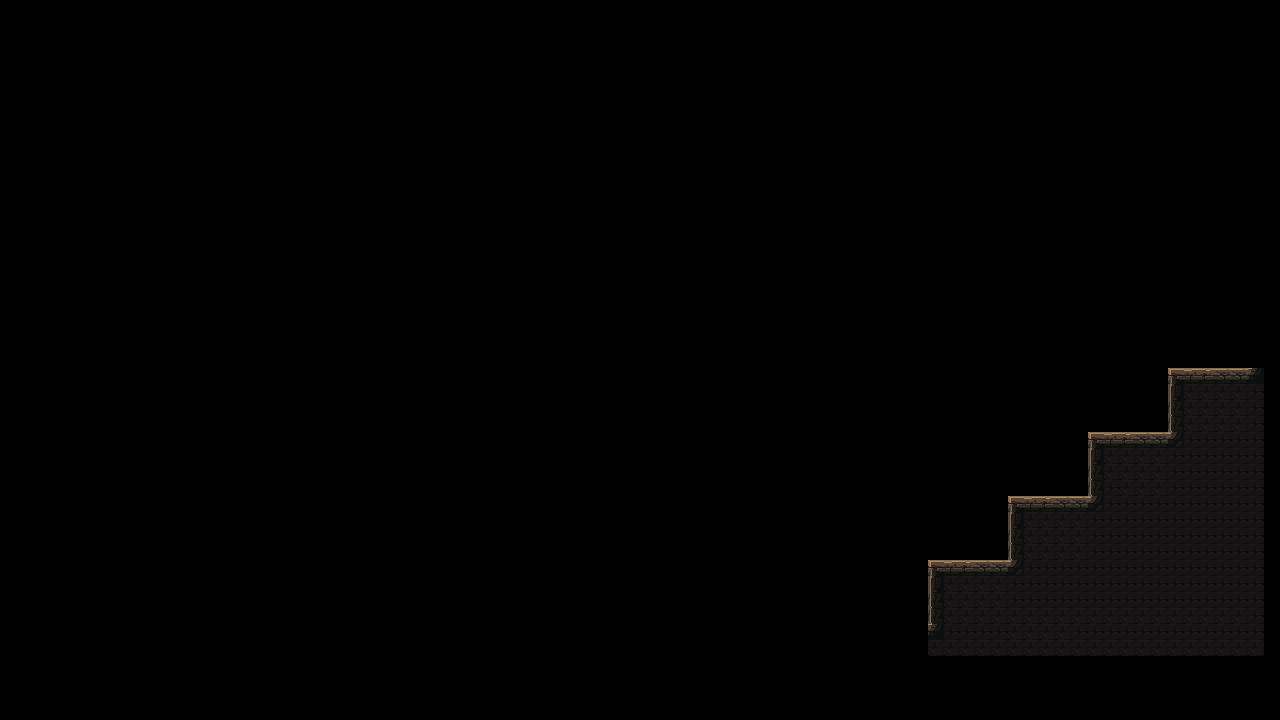

This is a level from a 2D game, rendered from its Tiled map with the project's own tilesets. A one-line summary and the map file follow, with tile-layer data summarised:
An orthogonal 80x45 tile map with 16x16 px tiles, 1 tile layer (platform).

<map version="1.4" tiledversion="1.4.3" orientation="orthogonal" renderorder="right-down" width="80" height="45" tilewidth="16" tileheight="16" infinite="0" nextlayerid="2" nextobjectid="1">
 <tileset firstgid="1" name="mainlevbuild_A" tilewidth="16" tileheight="16" tilecount="4096" columns="64">
  <image source="mainlevbuild_A.png" width="1024" height="1024" />
 </tileset>
 <layer id="1" name="platform" width="80" height="45">
  <data>[3600 cells, 258 non-empty, 10 distinct tile ids]</data>
 </layer>
</map>
